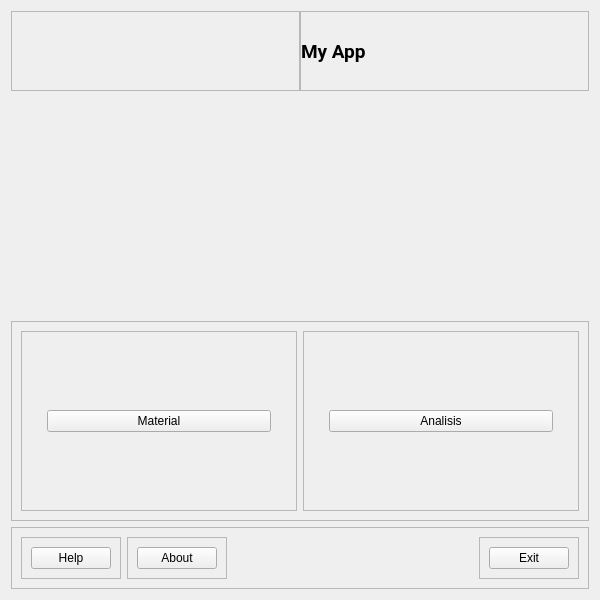
<?xml version="1.0" encoding="UTF-8"?>
<ui version="4.0">
 <class>formHome</class>
 <widget class="QWidget" name="formHome">
  <property name="geometry">
   <rect>
    <x>0</x>
    <y>0</y>
    <width>600</width>
    <height>600</height>
   </rect>
  </property>
  <property name="minimumSize">
   <size>
    <width>600</width>
    <height>600</height>
   </size>
  </property>
  <property name="windowTitle">
   <string>Home</string>
  </property>
  <layout class="QGridLayout" name="gridLayout">
   <item row="0" column="0">
    <layout class="QHBoxLayout" name="horizontalLayout_4">
     <property name="spacing">
      <number>0</number>
     </property>
     <item>
      <widget class="QFrame" name="frame">
       <property name="maximumSize">
        <size>
         <width>16777215</width>
         <height>150</height>
        </size>
       </property>
       <property name="frameShape">
        <enum>QFrame::StyledPanel</enum>
       </property>
       <property name="frameShadow">
        <enum>QFrame::Raised</enum>
       </property>
       <layout class="QHBoxLayout" name="horizontalLayout">
        <property name="spacing">
         <number>0</number>
        </property>
        <property name="leftMargin">
         <number>0</number>
        </property>
        <property name="topMargin">
         <number>0</number>
        </property>
        <property name="rightMargin">
         <number>0</number>
        </property>
        <property name="bottomMargin">
         <number>0</number>
        </property>
        <item>
         <spacer name="horizontalSpacer">
          <property name="orientation">
           <enum>Qt::Horizontal</enum>
          </property>
          <property name="sizeHint" stdset="0">
           <size>
            <width>40</width>
            <height>20</height>
           </size>
          </property>
         </spacer>
        </item>
        <item>
         <widget class="QLabel" name="label_2">
          <property name="sizePolicy">
           <sizepolicy hsizetype="Preferred" vsizetype="Preferred">
            <horstretch>0</horstretch>
            <verstretch>0</verstretch>
           </sizepolicy>
          </property>
          <property name="minimumSize">
           <size>
            <width>78</width>
            <height>78</height>
           </size>
          </property>
          <property name="maximumSize">
           <size>
            <width>78</width>
            <height>78</height>
           </size>
          </property>
          <property name="baseSize">
           <size>
            <width>0</width>
            <height>0</height>
           </size>
          </property>
          <property name="styleSheet">
           <string notr="true">image: url(:/Logo/Artboard 22-75.png);</string>
          </property>
          <property name="text">
           <string/>
          </property>
          <property name="alignment">
           <set>Qt::AlignRight|Qt::AlignTrailing|Qt::AlignVCenter</set>
          </property>
         </widget>
        </item>
       </layout>
      </widget>
     </item>
     <item>
      <widget class="QFrame" name="frame_3">
       <property name="maximumSize">
        <size>
         <width>16777215</width>
         <height>150</height>
        </size>
       </property>
       <property name="frameShape">
        <enum>QFrame::StyledPanel</enum>
       </property>
       <property name="frameShadow">
        <enum>QFrame::Raised</enum>
       </property>
       <layout class="QHBoxLayout" name="horizontalLayout_6">
        <property name="spacing">
         <number>0</number>
        </property>
        <property name="leftMargin">
         <number>0</number>
        </property>
        <property name="topMargin">
         <number>0</number>
        </property>
        <property name="rightMargin">
         <number>0</number>
        </property>
        <property name="bottomMargin">
         <number>0</number>
        </property>
        <item>
         <widget class="QLabel" name="label">
          <property name="font">
           <font>
            <family>Roboto</family>
            <pointsize>14</pointsize>
            <weight>75</weight>
            <bold>true</bold>
           </font>
          </property>
          <property name="text">
           <string>My App</string>
          </property>
         </widget>
        </item>
        <item>
         <spacer name="horizontalSpacer_2">
          <property name="orientation">
           <enum>Qt::Horizontal</enum>
          </property>
          <property name="sizeHint" stdset="0">
           <size>
            <width>40</width>
            <height>20</height>
           </size>
          </property>
         </spacer>
        </item>
       </layout>
      </widget>
     </item>
    </layout>
   </item>
   <item row="4" column="0">
    <widget class="QFrame" name="frame_6">
     <property name="minimumSize">
      <size>
       <width>0</width>
       <height>0</height>
      </size>
     </property>
     <property name="frameShape">
      <enum>QFrame::StyledPanel</enum>
     </property>
     <property name="frameShadow">
      <enum>QFrame::Raised</enum>
     </property>
     <layout class="QHBoxLayout" name="horizontalLayout_3">
      <item>
       <widget class="QFrame" name="frame_7">
        <property name="frameShape">
         <enum>QFrame::StyledPanel</enum>
        </property>
        <property name="frameShadow">
         <enum>QFrame::Raised</enum>
        </property>
        <layout class="QGridLayout" name="gridLayout_4">
         <item row="0" column="0">
          <widget class="QPushButton" name="buttonHelp">
           <property name="text">
            <string>Help</string>
           </property>
          </widget>
         </item>
        </layout>
       </widget>
      </item>
      <item>
       <widget class="QFrame" name="frame_8">
        <property name="frameShape">
         <enum>QFrame::StyledPanel</enum>
        </property>
        <property name="frameShadow">
         <enum>QFrame::Raised</enum>
        </property>
        <layout class="QGridLayout" name="gridLayout_5">
         <item row="0" column="0">
          <widget class="QPushButton" name="buttonAbout">
           <property name="text">
            <string>About</string>
           </property>
          </widget>
         </item>
        </layout>
       </widget>
      </item>
      <item>
       <spacer name="horizontalSpacer_3">
        <property name="orientation">
         <enum>Qt::Horizontal</enum>
        </property>
        <property name="sizeHint" stdset="0">
         <size>
          <width>40</width>
          <height>20</height>
         </size>
        </property>
       </spacer>
      </item>
      <item>
       <widget class="QFrame" name="frame_9">
        <property name="frameShape">
         <enum>QFrame::StyledPanel</enum>
        </property>
        <property name="frameShadow">
         <enum>QFrame::Raised</enum>
        </property>
        <layout class="QGridLayout" name="gridLayout_6">
         <item row="0" column="0">
          <widget class="QPushButton" name="buttonExit">
           <property name="text">
            <string>Exit</string>
           </property>
          </widget>
         </item>
        </layout>
       </widget>
      </item>
     </layout>
    </widget>
   </item>
   <item row="2" column="0">
    <widget class="QFrame" name="frame_2">
     <property name="minimumSize">
      <size>
       <width>0</width>
       <height>200</height>
      </size>
     </property>
     <property name="frameShape">
      <enum>QFrame::StyledPanel</enum>
     </property>
     <property name="frameShadow">
      <enum>QFrame::Raised</enum>
     </property>
     <layout class="QHBoxLayout" name="horizontalLayout_2">
      <item>
       <widget class="QFrame" name="frame_4">
        <property name="frameShape">
         <enum>QFrame::StyledPanel</enum>
        </property>
        <property name="frameShadow">
         <enum>QFrame::Raised</enum>
        </property>
        <layout class="QGridLayout" name="gridLayout_2">
         <property name="leftMargin">
          <number>25</number>
         </property>
         <property name="rightMargin">
          <number>25</number>
         </property>
         <item row="0" column="0">
          <widget class="QPushButton" name="buttonMaterial">
           <property name="text">
            <string>Material</string>
           </property>
          </widget>
         </item>
        </layout>
       </widget>
      </item>
      <item>
       <widget class="QFrame" name="frame_5">
        <property name="frameShape">
         <enum>QFrame::StyledPanel</enum>
        </property>
        <property name="frameShadow">
         <enum>QFrame::Raised</enum>
        </property>
        <layout class="QGridLayout" name="gridLayout_3">
         <property name="leftMargin">
          <number>25</number>
         </property>
         <property name="rightMargin">
          <number>25</number>
         </property>
         <item row="0" column="0">
          <widget class="QPushButton" name="buttonAnalisis">
           <property name="text">
            <string>Analisis</string>
           </property>
          </widget>
         </item>
        </layout>
       </widget>
      </item>
     </layout>
    </widget>
   </item>
   <item row="1" column="0">
    <spacer name="verticalSpacer">
     <property name="orientation">
      <enum>Qt::Vertical</enum>
     </property>
     <property name="sizeHint" stdset="0">
      <size>
       <width>20</width>
       <height>216</height>
      </size>
     </property>
    </spacer>
   </item>
  </layout>
 </widget>
 <resources>
  <include location="../../SKRIPSI FEBRYO/Media/Logo/source1.qrc"/>
 </resources>
 <connections/>
</ui>
